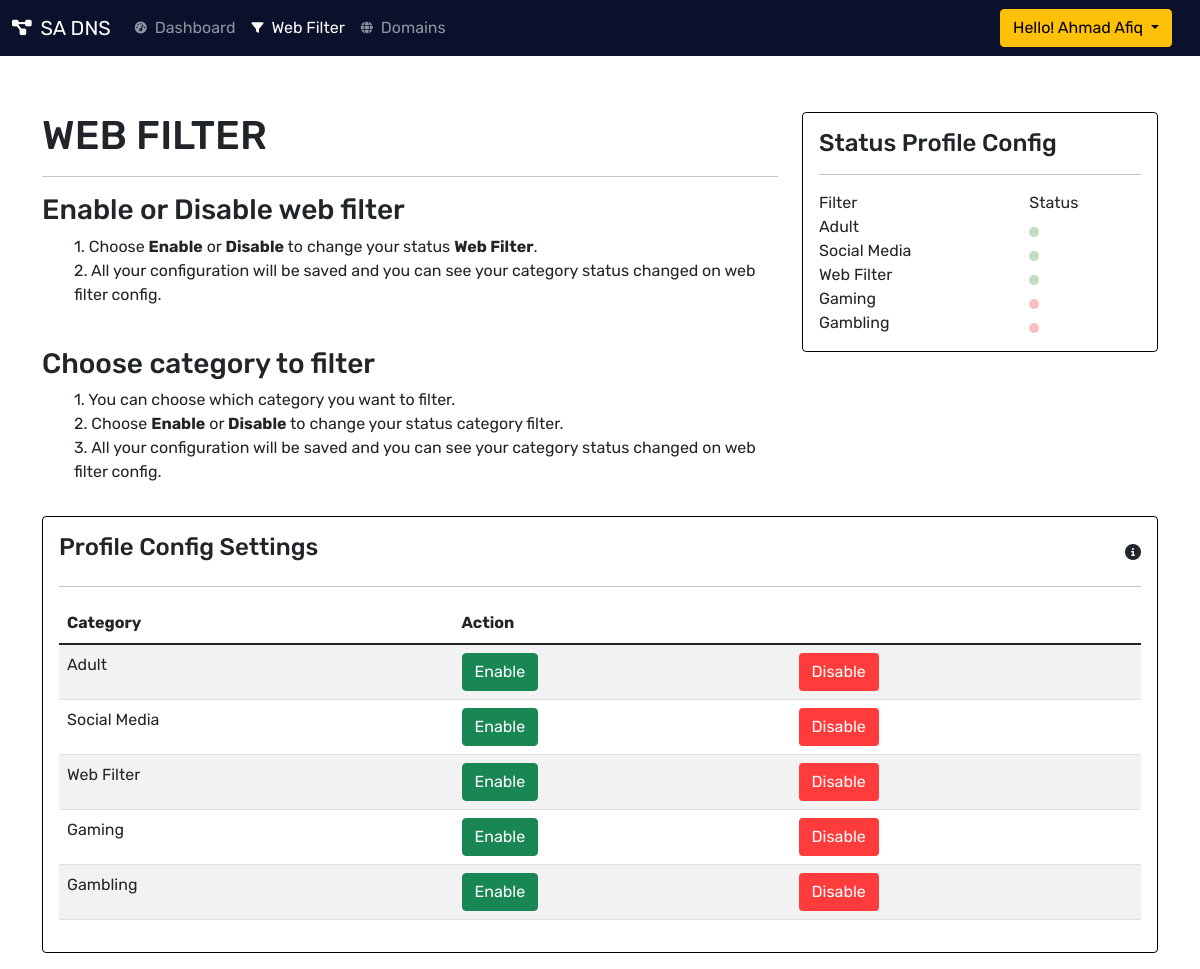
/dashboard/webfilter/ (signed in), run on the app's committed database.
### dashboard/models.py (models this page shows, shortened)
class profileConfig(models.Model):
    id = models.UUIDField(
        default=uuid.uuid4, unique=True, primary_key=True, editable=False
    )
    owner = models.ForeignKey(Profile,null=True, blank=True,on_delete=models.SET_NULL)
    cat_id = models.ForeignKey('Category', null=True, blank=True, on_delete=models.SET_NULL)
    cat_status = models.BooleanField()
    class Meta:
        ordering = ['cat_id']

class Category(models.Model):
    id = models.UUIDField(
        default=uuid.uuid4, unique=True, primary_key=True, editable=False
    )
    name = models.CharField(max_length=200)
    def __str__(self):
        return self.name

### dashboard/views.py (the view)
# urls.py: path('webfilter/', views.webfilter, name='webfilter'),
@login_required(login_url="login")
def webfilter(request):
    profile = request.user.profile
    name = request.user.first_name
    cat = profileConfig.objects.all().filter(owner=profile)
    context = {
        'name' : name,
        'categorys': cat,
    }
    return render(request, 'dashboard/webfilter.html', context)

### dashboard/templates/dashboard/webfilter.html (shortened to what this page needs)
{% include 'main-dashboard.html' %}
{% block content %}
<nav class="navbar navbar-expand-md navbar-dark">
    <div class="container-fluid">
        <a class="navbar-brand" href="{% url 'home' %}">
            <i class="me-1 fas fa-project-diagram fa-sm"></i> SA DNS
        </a>
        <div class="collapse navbar-collapse" id="navbarCollapse">
            <ul class="navbar-nav me-auto mb-2 mb-md-0">
                <li class="nav-item">
                    <a class="nav-link" aria-current="page" href="{% url 'dashboard' %}">
                        <i class="me-2 fas fa-tachometer-alt fa-xs"></i>Dashboard
                    </a>
                </li>
                <li class="nav-item">
                    <a class="nav-link active" aria-current="page" href="{% url 'webfilter' %}">
                        <i class="me-2 fas fa-filter fa-xs"></i>Web Filter
                    </a>
                </li>
                <li class="nav-item">
                    <a class="nav-link" aria-current="page" href="{% url 'domains' %}">
                        <i class="me-2 fas fa-globe fa-xs"></i>Domains
                    </a>
                </li>
            </ul>
            <div class="dropdown me-3">
                <button class="btn btn-warning dropdown-toggle" type="button" id="dropdownMenuButton1" data-bs-toggle="dropdown" aria-expanded="false">
                    Hello! {{name}}
                </button>
            </div>
        </div>
    </div>
</nav>
<main>
    <div class="container mt-2">
        <div class="row mb-3 pt-5">
            <div class="col-md-8">
                <div class="">
                    <h1>WEB FILTER</h1>
                    <hr>
                    <h3>Enable or Disable web filter</h3>
                    <ul>
                        <li>1. Choose <b>Enable</b> or <b>Disable</b> to change your status <b>Web Filter</b>.</li>
                        <li>2. All your configuration will be saved and you can see your category status changed on web filter config.</li>
                    </ul>
                    <br>
                    <h3>Choose category to filter</h3>
                    <ul>
                        <li>1. You can choose which category you want to filter.</li>
                        <li>2. Choose <b>Enable</b> or <b>Disable</b> to change your status category filter.</li>
                        <li>3. All your configuration will be saved and you can see your category status changed on web filter config.</li>
                    </ul>
                </div>
            </div>
            <div class="col-md-4">
                <div class="card">
                    <div class="card-body">
                        <h4 class="card-title">Status Profile Config</h4>
                        <hr>
                        <table width="100%">
                            <thead>
                                <tr>
                                    <td>Filter</td>
                                    <td>Status</td>
                                </tr>
                            </thead>
                            <tbody>
                                {% for cat in categorys  %}
                                    {% if cat.cat_status %}
                                        <tr>
                                            <td>{{cat.cat_id}}</td>
                                            <td>
                                                <span class="status on"></span>
                                            </td>
                                        </tr>
                                    {% else %}
                                        <tr>
                                            <td>{{cat.cat_id}}</td>
                                            <td>
                                                <span class="status off"></span>
                                            </td>
                                        </tr>
                                    {% endif %}
                                {% endfor %}
                            </tbody>
                        </table>
                    </div>
                </div>
            </div>
        </div>
    </div>
    <div class="container">
        <div class="row mb-3">
            <div class="col">
                <div class="card">
                    <div class="card-body table-responsive">
                        <div class="d-flex align-items-center justify-content-between">
                            <h4 class="card-title">
                                Profile Config Settings
                            </h4>
                            <i class="align-content-end fas fa-info-circle" data-bs-toggle="tooltip" data-bs-placement="top" title="Choose category to filter."></i>
                        </div>
                        <hr>
                        <table id="blacklist" class="table table-striped" style="width:100%">
                            <thead>
                                <tr>
                                    <th>Category</th>
                                    <th>Action</th>
                                    <th></th>
                                </tr>
                            </thead>
                            <tbody>
                                {% for cat in categorys %}
                                <tr>
                                    <td>{{cat.cat_id}}</td>
                                    <td>
                                        <a href="{% url 'setfiltertrue' cat.id %}">
                                            <button class="btn btn-success text-white">
                                                Enable
                                            </button>
                                        </a>
                                    </td>
                                    <td>
                                        <a href="{% url 'setfilterfalse' cat.id %}">
                                            <button class="btn btn-delete text-white">
                                            Disable
                                        </button>
                                        </a>
                                    </td>
                                </tr>
                                {% endfor %}
                            </tbody>
                        </table>
                    </div>
                </div>
            </div>
        </div>
    </div>
</main>
{% endblock content %}

### static/styles/style.css (style rules this page uses)
:root { --main-color: #0E345E; --color-dark: #0b112b; --text-main: #808E9E; --text-white: white; --backgroud-content: #4998F2; --sidebar-color: #0E345E; }
* { padding: 0; margin: 0; box-sizing: border-box; list-style-type: none; text-decoration: none; font-family: 'Rubik', sans-serif; }
html { scroll-behavior: smooth; }
main { background: white; }
.nav-link { color: white; }
.btn-delete { background: #ff3b3b; }
.navbar { background: var(--color-dark); }
.table-responsive { width: 100%; overflow-x: auto; }
td .status { display: inline-block; height: 10px; width: 10px; border-radius: 50%; opacity: 0.25; }
td .status:last-child { display: flex; align-items: center; }
.status.on { background: green; position: absolute; animation: up-right 1.5s infinite; }
.status.off { background: red; position: absolute; animation: up-right 1.5s infinite; }
.card { border: 1px solid black; }
.dropdown-toggle { outline: 0; }

### data on the page
profileConfig: cat_id "Adult"
profileConfig: cat_id "Social Media"
profileConfig: cat_id "Web Filter"
profileConfig: cat_id "Gaming"
profileConfig: cat_id "Gambling"

### other printed values
{{ name }} "Ahmad Afiq"
